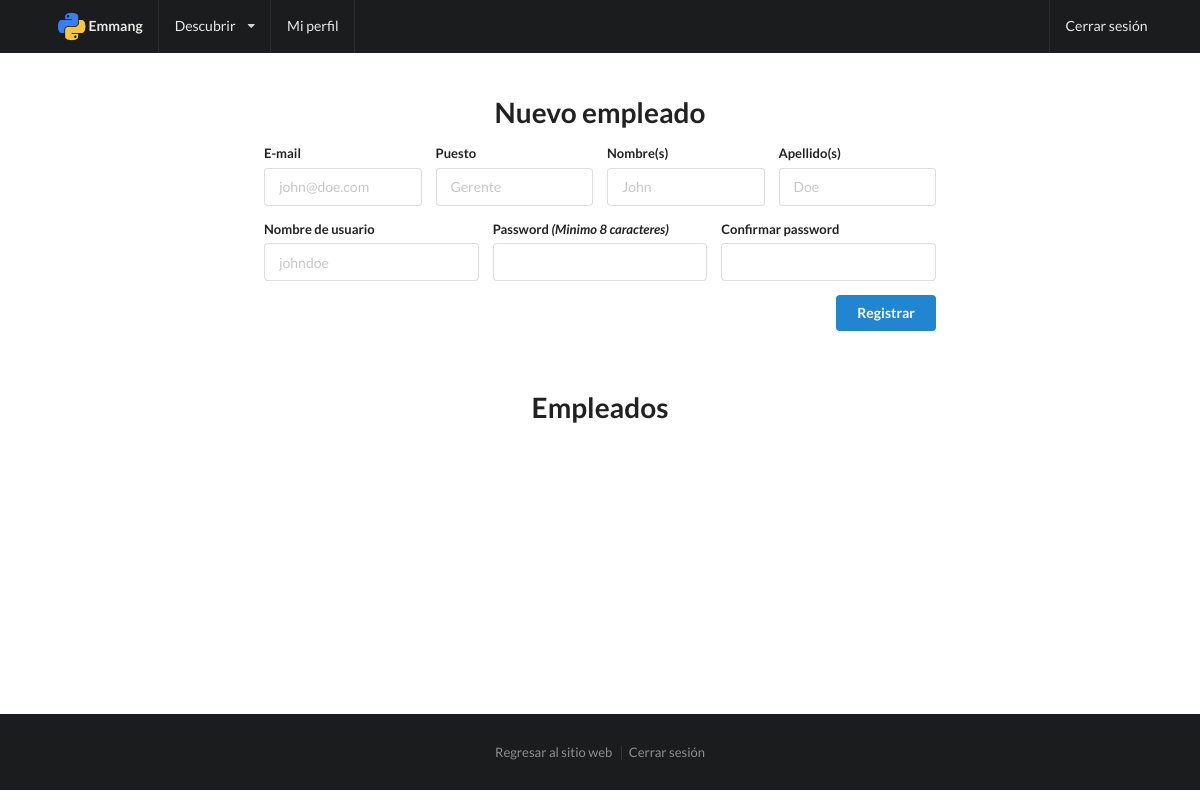
The app's page /portal/empleados/ (signed in), older data.
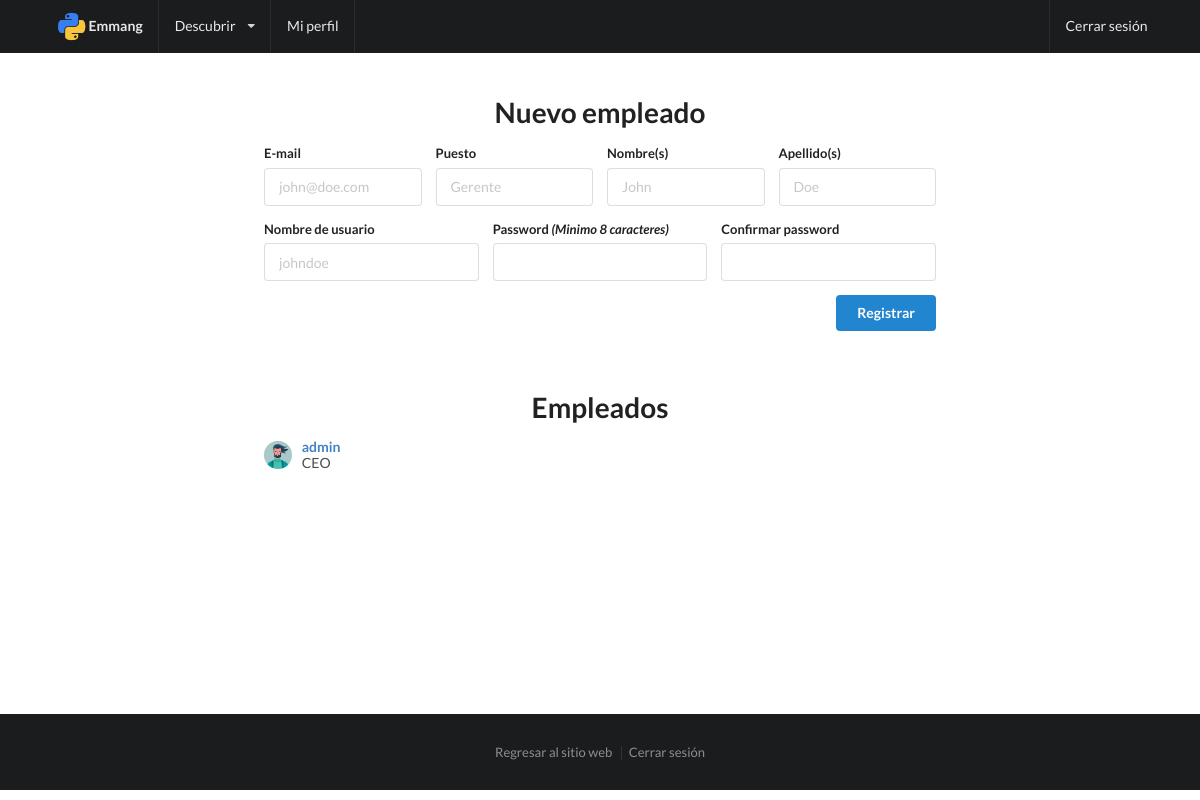
The same page, newer data.
### emmang/models.py (models this page shows, shortened)
class Empleado(models.Model):
    usuario = models.OneToOneField(User, on_delete=models.CASCADE)
    puesto = models.CharField(max_length=75)
    descripcion = models.TextField(null=True, blank=True)
    imagen = models.ImageField(null=True, blank=True, upload_to='img/')
    class Meta:
        verbose_name = "Empleado"
        verbose_name_plural = "Empleados"

### emmang/views.py (the view)
# urls.py: url(r'^portal/empleados/$', views.empleados, name='empleados'),
@login_required
def empleados(request):
    message = False
    if request.method == 'POST':
        form = UserCreateForm(request.POST)
        print(form)
        if form.is_valid():
            print('nice')
            print(form)
            user = form.save()
            empleado = Empleado.objects.create(usuario=user, puesto=form.cleaned_data["puesto"])
            empleado.save()
            print(empleado)
            message = user.username
    else:
        form = UserCreateForm()
    empleados = Empleado.objects.all()
    return render(request, 'emmang/empleados.html', {'form':form,'message':message,'empleados':empleados})

### emmang/forms.py
class UserCreateForm(UserCreationForm):
    puesto = forms.CharField()
    class Meta:
        model = User
        fields = ("username", "first_name", "last_name", "email", "password1", "password2")

### emmang/templates/emmang/empleados.html (shortened to what this page needs)
{% extends 'emmang/base.html' %}
{% load staticfiles %}
{% block content %}
{% include 'emmang/navbar.html' %}
<div class="ui main text container contenido-portal">
  <div class="ui basic segment">
    <h1 class="ui center aligned header">Nuevo empleado</h1>
    <form class="ui form" action="" method="post" enctype="multipart/form-data" id="employee-form">
      <div class="four fields">
        <div class="field">
          <label>E-mail</label>
          <input type="email" name="email" placeholder="john@doe.com" required="">
        </div>
        <div class="field">
          <label>Puesto</label>
          <input type="text" name="puesto" placeholder="Gerente" required="">
        </div>
        <div class="field">
          <label>Nombre(s)</label>
          <input type="text" name="first_name" placeholder="John" required="">
        </div>
        <div class="field">
          <label>Apellido(s)</label>
          <input type="text" name="last_name" placeholder="Doe" required="">
        </div>
      </div>
      <div class="three fields">
        <div class="field">
          <label>Nombre de usuario</label>
          <input type="text" name="username" placeholder="johndoe" required="">
        </div>
        <div class="field">
          <label>Password <i>(Minimo 8 caracteres)</i></label>
          <div class="ui input" id="pass1-container">
            <input type="password" name="password1" id="pass1" required="">
          </div>
        </div>
        <div class="field">
          <label>Confirmar password</label>
          <div class="ui input" id="pass1-container">
            <input type="password" name="password2" id="pass1" required="">
          </div>
        </div>
      </div>
      <button type="submit" class="ui primary right floated button">Registrar</button>
   </form>
 </div>
 <div class="ui basic separated segment">
   <h1 class="ui center aligned header">Empleados</h1>
   <div class="ui very relaxed middle aligned divided list">
     {% for empleado in empleados %}
     <div class="item">
       {% if empleado.imagen %}
         <img class="ui avatar image" src="media/{{empleado.imagen.url}}">
       {% else %}
         <img class="ui avatar image" src="{% static "img/smallmatthew.png" %}">
       {% endif %}
       <div class="content">
         <a href="{% url 'emmang:perfil' pk=empleado.pk %}" class="header">{{empleado.usuario.username}}</a>
         <div class="description">{{empleado.puesto}}</div>
       </div>
     </div>
     {% endfor %}
   </div>
 </div>
</div>
{% include 'emmang/footer.html' %}
{% endblock content %}

Row changes from the older to the newer data that the page shows:
added Empleado: usuario.username "admin", puesto "CEO"
